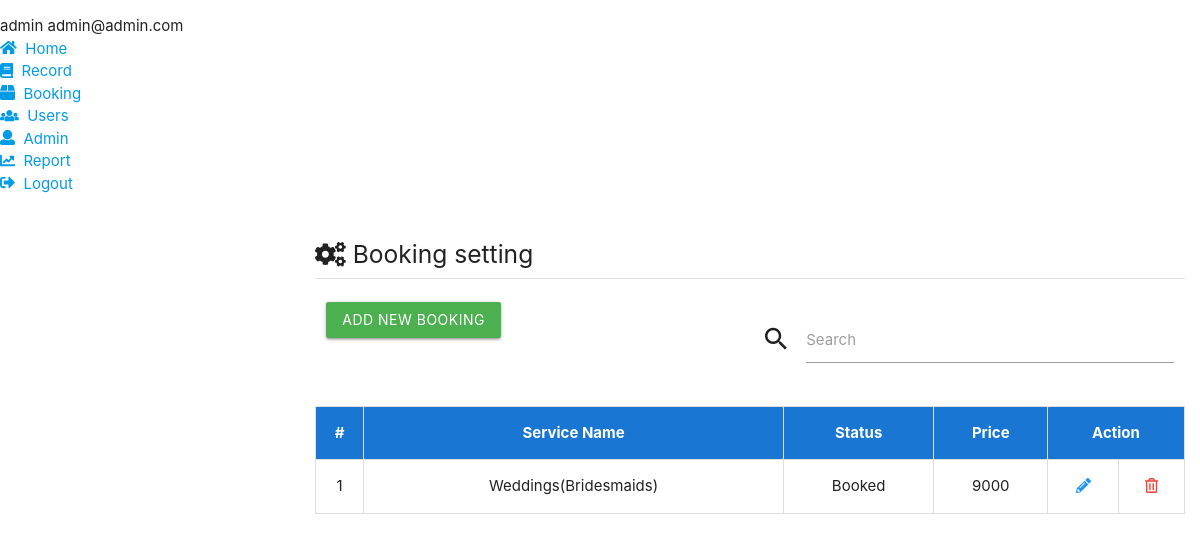
The app's page /booking/admin/booking.php (signed in) with its own data.
### tables this page shows
CREATE TABLE `booking` (
  `service_name` varchar(100) NOT NULL,
  `service_status` varchar(15) NOT NULL,
  `service_price` int(11) NOT NULL DEFAULT 1
);

### booking/admin/booking.php (the view, shortened to what this page needs)
<?php
  include 'navbar.php';
  require '../model/db.php';
?>
<div class="wrapper">
  <section class="section">
    <div class="container2">
      <h5><i class="fas fa-cogs"></i> Booking setting</h5>
      <div class="divider"></div>
      <br>
      <div class="row">
        <div class="col s12 m6">
          <a href="#addbooking" class="btn green modal-trigger">Add New Booking</a>
        </div>
        <div class="col s12 m6">
          <div class="input-field">
            <i class="material-icons prefix">search</i>
            <input type="text" id="search">
            <label for="search">Search</label>
          </div>
        </div>
      </div>
      <table id="myTable" class="responsive-table highlight centered">
        <thead class="blue darken-2 white-text">
          <tr class="myHead">
            <th>#</th>
            <th>Service Name</th>
            <th>Status</th>
            <th>Price</th>
            <th colspan="2">Action</th>
          </tr>
        </thead>
        <tbody>
          <?php
            $i = 1;
            $sql = "SELECT * FROM `booking`";
            $result = mysqli_query($conn, $sql);
            while ($row = mysqli_fetch_array($result)):
          ?>
            <tr>
              <td><?php echo $i; $i++ ?></td>
              <td><?php echo $row['service_name']; ?></td>
              <td><?php echo $row['service_status']; ?></td>
              <td><?php echo $row['service_price']; ?></td>
              <td>
                  <a href="booking_edit.php?id=<?php echo $row['service_name']; ?>" class='blue-text tooltipped' data-position='right' data-tooltip='Edit'><i class='fas fa-pencil-alt'></i></a>
              </td>
              <td>
                <form method='POST' action='booking.php'>
                  <button type='submit' onclick='return confirm(`Delete this booking "<?php echo $row['service_name']; ?>" ?`);' name='delete' class='btn1 red-text tooltipped' data-position='top' data-tooltip='Delete'>
                    <i class='far fa-trash-alt'></i>
                  </button>
                </form>
              </td>
            </tr>
          <?php endwhile ?>
        </tbody>
      </table>
    </div>
  </section>
</div>
<?php
  include 'footer.php';
?>

### booking/css/style.css (style rules this page uses)
.wrapper { padding-left: 300px; }
.container2 { padding: 0 1em; }
table, th, td { border: 1px solid #ddd; }
.btn1 { border: none; background: none; padding: 0; }

### records on screen
booking: service_name "Weddings(Bridesmaids)", service_status "Booked", service_price "9000"

### other values on screen
$_SESSION['admin_uname'] "admin"
$_SESSION['admin_email'] "admin@admin.com"
